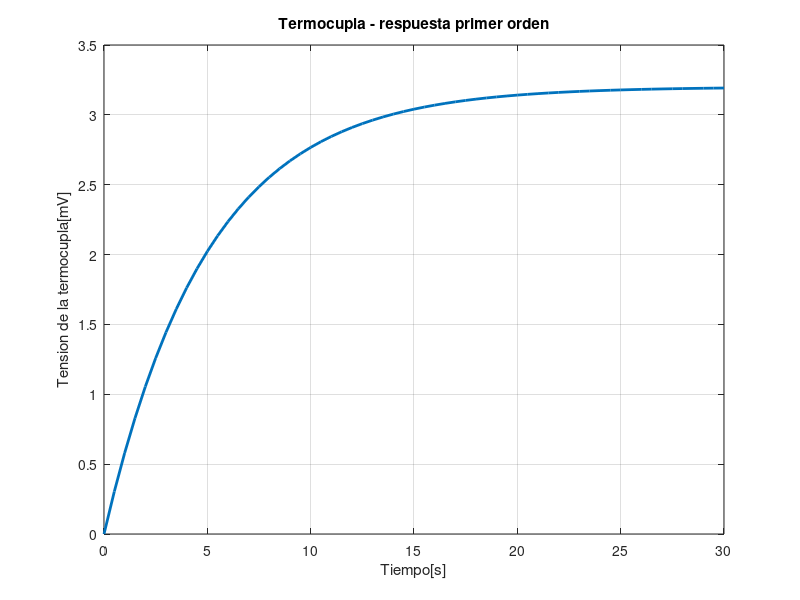

Source code (MATLAB):

clear all; close all; clc;
pkg load control

Cth=2;
hA=0.4;
S=40e-6;
tau=Cth/hA;

G=tf(S,[tau 1]);

disp("Funcion de Transferencia")
G

p=pole(G);
disp("Polo")
disp(p)

Kdc=dcgain(G);
fprintf('Ganancia DC = %8f V/degC\n',Kdc);

DeltaT= 80;
t=0:0.5:30;

[y, tout]=step(DeltaT*G,t);

figure(1)
plot(tout, 1000*y,'LineWidth',2)

grid on

xlabel('Tiempo[s]')
ylabel('Tension de la termocupla[mV]')

title('Termocupla - respuesta primer orden')
